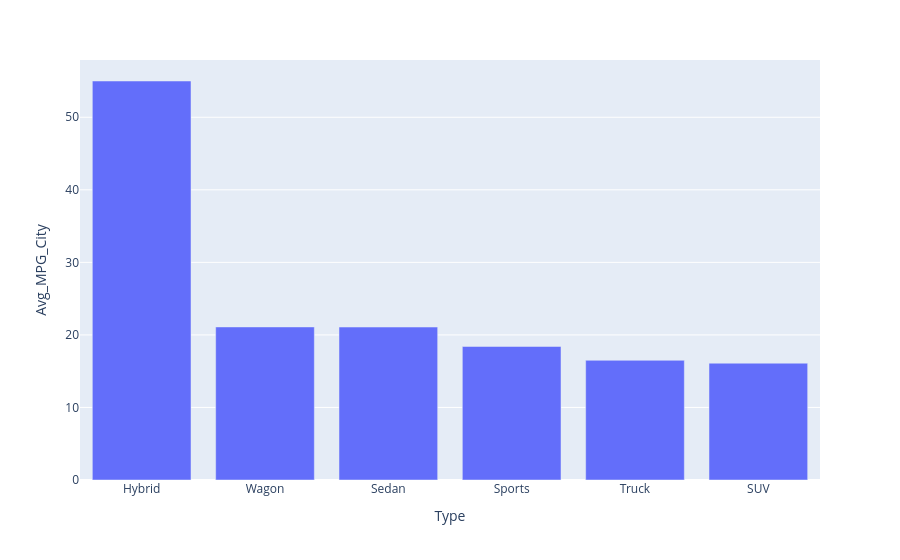

Notebook code cell kept with this figure:
### Code cell
# Emoji-free version of test code
import pandas, duckdb, plotly.express as plotly
from datetime import datetime
print(datetime.now().strftime("%Y-%m-%d"))
if datetime.now().weekday() in (5, 6):
    print ("It's the weekend!")
else:
    print("\nIt's a work day!")     

df_cars=pandas.read_csv('cars.csv')
cars_summary=duckdb.sql('''
select type, avg(MPG_City) as Avg_MPG_City, Avg(MSRP) as avg_MSRP 
from df_cars 
group by 1 order by 2 desc, 1
'''
).df()
print("\n",cars_summary)

plotly.bar(cars_summary,
           x='Type', y='Avg_MPG_City').show()

### Figure 1 — Plotly figure (JSON) as saved in the notebook; plotly's stock layout.template omitted (floating-point values rounded to 4 significant figures)
{"data": [{"alignmentgroup": "True", "hovertemplate": "Type=%{x}<br>Avg_MPG_City=%{y}<extra></extra>", "legendgroup": "", "marker": {"color": "#636efa", "pattern": {"shape": ""}}, "name": "", "offsetgroup": "", "orientation": "v", "showlegend": false, "textposition": "auto", "type": "bar", "x": ["Hybrid", "Wagon", "Sedan", "Sports", "Truck", "SUV"], "xaxis": "x", "y": [55, 21.1, 21.08, 18.41, 16.5, 16.1], "yaxis": "y"}], "layout": {"barmode": "relative", "legend": {"tracegroupgap": 0}, "margin": {"t": 60}, "xaxis": {"anchor": "y", "domain": [0, 1], "title": {"text": "Type"}}, "yaxis": {"anchor": "x", "domain": [0, 1], "title": {"text": "Avg_MPG_City"}}}}
